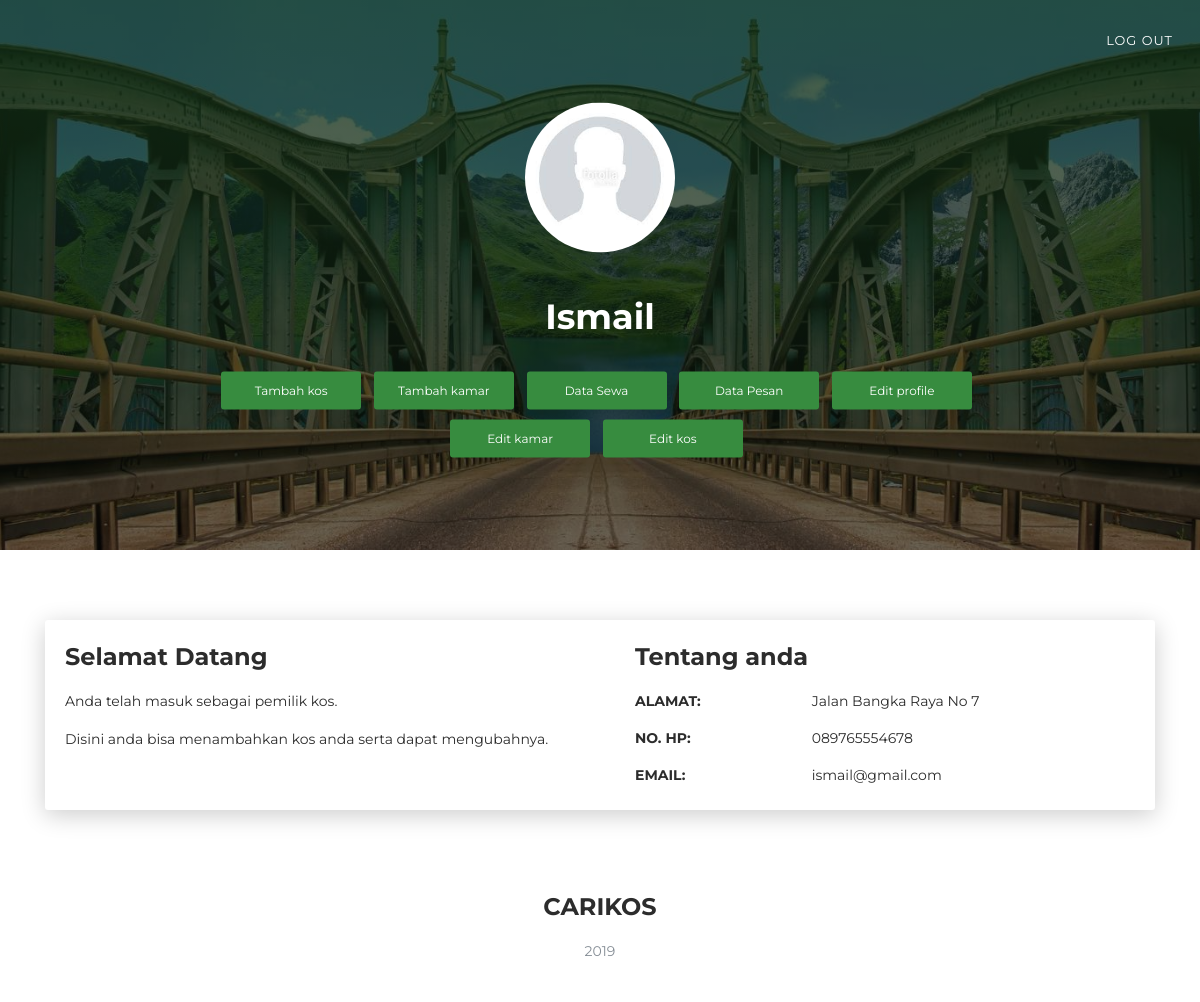
/profilpemilik.php (signed in), run on the app's committed database.
### tables this page shows
CREATE TABLE `tbpemilik` (
  `kdpemilik` int(5) NOT NULL,
  `nama` varchar(35) NOT NULL,
  `nohp` varchar(15) NOT NULL,
  `username` varchar(10) NOT NULL,
  `password` varchar(25) NOT NULL,
  `email` varchar(30) NOT NULL,
  `alamat` varchar(50) NOT NULL,
  `fotoprofil` varchar(191) NOT NULL
);

### profilpemilik.php (the view, shortened to what this page needs)
<?php
include 'koneksi.php';
$result1 = mysqli_query($koneksi, "SELECT * FROM tbpemilik WHERE username='" . $_SESSION['username'] . "'");
$row = mysqli_fetch_array($result1);
?>
<!DOCTYPE html>
<html lang="en-US">
<head>
  <link href="https://maxcdn.bootstrapcdn.com/font-awesome/latest/css/font-awesome.min.css" rel="stylesheet">
  <link href="css/aos.css" rel="stylesheet">
  <link href="css/bootstrap.min.css" rel="stylesheet">
  <link href="styles/main.css" rel="stylesheet">
</head>
<body id="top">
  <header>
    <div class="profile-page sidebar-collapse">
      <nav class="navbar navbar-expand-lg fixed-top navbar-transparent bg-primary" color-on-scroll="400">
          <div class="collapse navbar-collapse justify-content-end" id="navigation">
            <ul class="navbar-nav">
              <li class="nav-item"><a class="nav-link smooth-scroll" href="index1.php" onclick="return confirm('Apakah anda yakin ingin log out?')">log out</a></li>
            </ul>
          </div>
        </div>
  </header>
  <div class="page-content">
    <div>
      <div class="profile-page">
        <div class="wrapper">
          <div class="page-header page-header-small" filter-color="green">
            <div class="page-header-image" data-parallax="true" style="background-image: url('images/cc-bg-1.jpg');"></div>
            <div class="container">
              <div class="content-center">
                <div class="cc-profile-image"><a href="#"><?php echo "<img src='img/" . $row['fotoprofil'] . "' />"; ?> </a></div>
                <div class="h2 title"><?php
                                      echo $row['nama'];
                                      ?>
                </div>
                <a class="btn btn-primary smooth-scroll mr-2" href="daftarpemilik2.php" data-aos="zoom-in" data-aos-anchor="data-aos-anchor">Tambah kos</a>
                <a class="btn btn-primary smooth-scroll mr-2" href="kamar.php" data-aos="zoom-in" data-aos-anchor="data-aos-anchor">Tambah kamar</a>
                <a class="btn btn-primary smooth-scroll mr-2" href="pemilik/datasewa.php" data-aos="zoom-in" data-aos-anchor="data-aos-anchor">Data Sewa</a>
                <a class="btn btn-primary smooth-scroll mr-2" href="pemilik/datapesan.php" data-aos="zoom-in" data-aos-anchor="data-aos-anchor">Data Pesan</a>
                <a class="btn btn-primary smooth-scroll mr-2" href="editpemilik.php?id=<?php echo $row['kdpemilik']; ?>" data-aos="zoom-in" data-aos-anchor="data-aos-anchor">Edit profile</a>
                <a class="btn btn-primary smooth-scroll mr-2" href="kamar1.php" data-aos="zoom-in" data-aos-anchor="data-aos-anchor">Edit kamar</a>
                <a class="btn btn-primary smooth-scroll mr-2" href="daftarpemilik3.php" data-aos="zoom-in" data-aos-anchor="data-aos-anchor">Edit kos</a>
              </div>
            </div>
          </div>
        </div>
      </div>
      <div class="section" id="about">
        <div class="container">
          <div class="card" data-aos="fade-up" data-aos-offset="10">
            <div class="row">
              <div class="col-lg-6 col-md-12">
                <div class="card-body">
                  <div class="h4 mt-0 title">Selamat Datang</div>
                  <p>Anda telah masuk sebagai pemilik kos.</p>
                  <p>Disini anda bisa menambahkan kos anda serta dapat mengubahnya.</p>
                </div>
              </div>
              <div class="col-lg-6 col-md-12">
                <div class="card-body">
                  <div class="h4 mt-0 title">Tentang anda</div>
                  <div class="row mt-3">
                    <div class="col-sm-4"><strong class="text-uppercase">Alamat:</strong></div>
                    <div class="col-sm-8"> <?php echo $row['alamat']; ?> </div>
                  </div>
                  <div class="row mt-3">
                    <div class="col-sm-4"><strong class="text-uppercase">No. hp:</strong></div>
                    <div class="col-sm-8"> <?php echo $row['nohp']; ?> </div>
                  </div>
                  <div class="row mt-3">
                    <div class="col-sm-4"><strong class="text-uppercase">Email:</strong></div>
                    <div class="col-sm-8"> <?php echo $row['email']; ?> </div>
                  </div>
                </div>
              </div>
            </div>
          </div>
        </div>
      </div>
      <footer class="footer">
        <div class="h4 title text-center">CARIKOS</div>
        <div class="text-center text-muted">
          <p>2019</p>
        </div>
      </footer>
</body>
</html>

### data on the page
tbpemilik: fotoprofil (picture), nama "Ismail", alamat "Jalan Bangka Raya No 7", nohp "089765554678", email "ismail@gmail.com"
